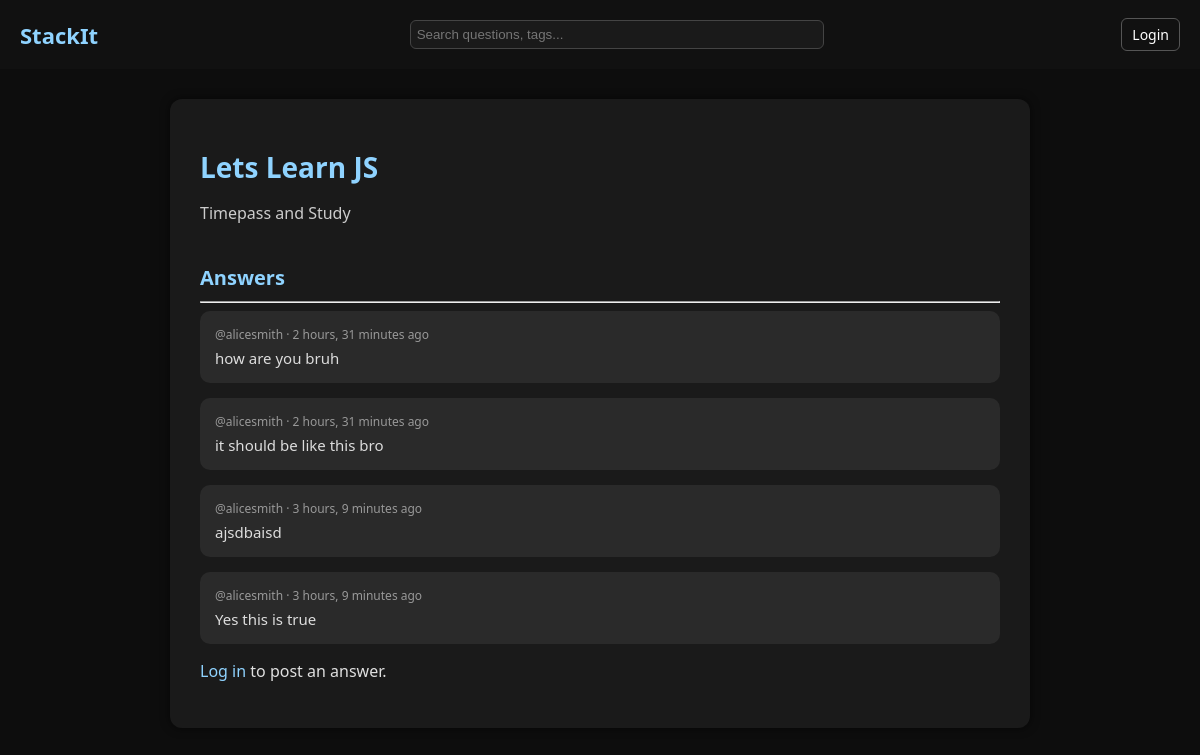
The page /room/1/ on the database its author committed.
### base/models.py (models this page shows, shortened)
class Room(models.Model):
    host = models.ForeignKey(User,on_delete=models.SET_NULL,null=True)
    topic = models.ForeignKey(Topic,on_delete=models.SET_NULL,null=True)
    name = models.CharField(max_length=200)
    description = models.TextField(null=True, blank=True)
    updated = models.DateTimeField(auto_now=True)
    created = models.DateTimeField(auto_now_add=True)
    class Meta:
        ordering = ['-updated','-created']

class Message(models.Model):
    user = models.ForeignKey(User, on_delete=models.CASCADE)
    room = models.ForeignKey(Room, on_delete=models.CASCADE)
    body = models.TextField()
    updated = models.DateTimeField(auto_now=True)
    created = models.DateTimeField(auto_now_add=True)

### base/views.py (the view, shortened to what this page needs)
# urls.py: path('room/<str:pk>/',views.room, name = 'room'),
def room(request, pk):
    room = Room.objects.get(id=pk)
    room_messages = room.message_set.all().order_by('-created')
    context = {
        "room": room,
        "room_messages": room_messages  # ✅ this must match the template
    }
    return render(request, 'base/room.html', context)

### base/templates/base/room.html (shortened to what this page needs)
{% extends 'main.html' %}
{% block content %}
<div class="room-container">
  <h1 class="room-title">{{ room.name }}</h1>
  <p class="room-description">{{ room.description }}</p>
  <div class="comment-wrapper">
    <h3>Answers</h3>
    <hr>
    {% if room_messages %}
      {% for message in room_messages %}
        <div class="comment">
          <small>@{{ message.user }} &middot; {{ message.created|timesince }} ago</small>
          <p>{{ message.body }}</p>
        </div>
      {% endfor %}
    {% else %}
      <p>No answers yet. Be the first to respond!</p>
    {% endif %}
  </div>
  {% if request.user.is_authenticated %}
    <div class="answer-form">
      <form method="POST" action="">
        {% csrf_token %}
        <input type="text" name="body" placeholder="Write your answer here..." required>
        <input type="submit" value="Post Answer">
      </form>
    </div>
  {% else %}
    <p><a href="{% url 'login' %}">Log in</a> to post an answer.</p>
  {% endif %}
</div>
{% endblock %}

### templates/main.html (style rules this page uses)
body { margin: 0; font-family: "Segoe UI", Tahoma, Geneva, Verdana, sans-serif; background-color: #0d0d0d; color: #e0e0e0; }
a { color: #8fd3ff; text-decoration: none; }

### base/templates/base/room.html (style rules this page uses)
.room-container { max-width: 800px; margin: 30px auto; background-color: #1a1a1a; padding: 30px; border-radius: 12px; box-shadow: 0 0 10px rgba(0,0,0,0.6); color: #e0e0e0; }
.room-title { font-size: 28px; font-weight: bold; color: #8fd3ff; margin-bottom: 10px; }
.room-description { font-size: 16px; color: #ccc; margin-bottom: 25px; }
.comment-wrapper { margin-top: 40px; }
.comment-wrapper h3 { margin-bottom: 10px; color: #8fd3ff; font-size: 20px; }
.comment { background-color: #2a2a2a; padding: 15px; border-radius: 10px; margin-bottom: 15px; position: relative; }
.comment small { display: block; color: #999; font-size: 12px; margin-bottom: 5px; }
.comment p { color: #ddd; font-size: 15px; margin: 0; }

### rows shown on the page
Room: name "Lets Learn JS", description "Timepass and Study"
Message: user "alicesmith", created "2 hours, 31 minutes", body "how are you bruh"
Message: user "alicesmith", created "2 hours, 31 minutes", body "it should be like this bro"
Message: user "alicesmith", created "3 hours, 9 minutes", body "ajsdbaisd"
Message: user "alicesmith", created "3 hours, 9 minutes", body "Yes this is true"
